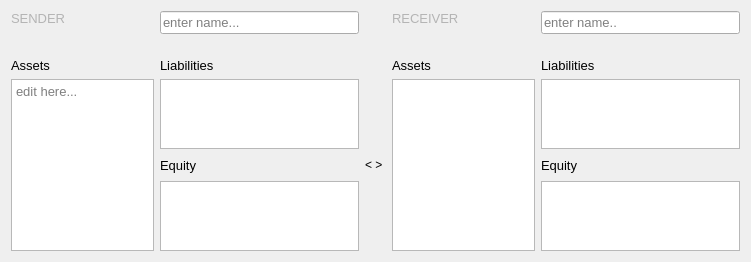
    <widget class="QWidget" name="widget" native="true">
     <property name="geometry">
      <rect>
       <x>10</x>
       <y>30</y>
       <width>751</width>
       <height>251</height>
      </rect>
     </property>
     <layout class="QGridLayout" name="gridLayout_2">
      <item row="11" column="3">
       <spacer name="horizontalSpacer_4">
        <property name="orientation">
         <enum>Qt::Horizontal</enum>
        </property>
        <property name="sizeHint" stdset="0">
         <size>
          <width>40</width>
          <height>20</height>
         </size>
        </property>
       </spacer>
      </item>
      <item row="11" column="4">
       <widget class="QLabel" name="label_18">
        <property name="text">
         <string>   &lt; &gt;   </string>
        </property>
       </widget>
      </item>
      <item row="9" column="5">
       <widget class="QLabel" name="label_4">
        <property name="styleSheet">
         <string notr="true">font-size:10pt</string>
        </property>
        <property name="text">
         <string>Assets</string>
        </property>
       </widget>
      </item>
      <item row="10" column="2">
       <widget class="QTextEdit" name="LiabilityListLeft">
        <property name="styleSheet">
         <string notr="true">font-size:10pt;</string>
        </property>
        <property name="tabChangesFocus">
         <bool>true</bool>
        </property>
       </widget>
      </item>
      <item row="10" column="5" rowspan="3" colspan="2">
       <widget class="QTextEdit" name="AssetListRight">
        <property name="styleSheet">
         <string notr="true">font-size:10pt;</string>
        </property>
        <property name="tabChangesFocus">
         <bool>true</bool>
        </property>
       </widget>
      </item>
      <item row="10" column="7">
       <widget class="QTextEdit" name="LiabilityListRight">
        <property name="styleSheet">
         <string notr="true">font-size:10pt;</string>
        </property>
        <property name="tabChangesFocus">
         <bool>true</bool>
        </property>
       </widget>
      </item>
      <item row="11" column="2">
       <widget class="QLabel" name="label_5">
        <property name="styleSheet">
         <string notr="true">font-size:10pt</string>
        </property>
        <property name="text">
         <string>Equity</string>
        </property>
       </widget>
      </item>
      <item row="11" column="7">
       <widget class="QLabel" name="label_19">
        <property name="styleSheet">
         <string notr="true">font-size:10pt</string>
        </property>
        <property name="text">
         <string>Equity</string>
        </property>
       </widget>
      </item>
      <item row="12" column="2">
       <widget class="QTextEdit" name="EquityListLeft">
        <property name="styleSheet">
         <string notr="true">font-size:10pt;</string>
        </property>
        <property name="tabChangesFocus">
         <bool>true</bool>
        </property>
       </widget>
      </item>
      <item row="2" column="5">
       <widget class="QLabel" name="agent1Label_3">
        <property name="font">
         <font>
          <pointsize>10</pointsize>
          <weight>1</weight>
          <bold>false</bold>
         </font>
        </property>
        <property name="styleSheet">
         <string notr="true">color: rgb(180, 180, 180);
font-size:10pt;</string>
        </property>
        <property name="text">
         <string>RECEIVER</string>
        </property>
       </widget>
      </item>
      <item row="12" column="7">
       <widget class="QTextEdit" name="EquityListRight">
        <property name="styleSheet">
         <string notr="true">font-size:10pt;</string>
        </property>
        <property name="tabChangesFocus">
         <bool>true</bool>
        </property>
       </widget>
      </item>
      <item row="9" column="7">
       <widget class="QLabel" name="label_3">
        <property name="styleSheet">
         <string notr="true">font-size:10pt</string>
        </property>
        <property name="text">
         <string>Liabilities</string>
        </property>
       </widget>
      </item>
      <item row="9" column="0">
       <widget class="QLabel" name="label">
        <property name="styleSheet">
         <string notr="true">font-size:10pt</string>
        </property>
        <property name="text">
         <string>Assets</string>
        </property>
       </widget>
      </item>
      <item row="9" column="2">
       <widget class="QLabel" name="label_2">
        <property name="styleSheet">
         <string notr="true">font-size:10pt</string>
        </property>
        <property name="text">
         <string>Liabilities</string>
        </property>
       </widget>
      </item>
      <item row="10" column="0" rowspan="3" colspan="2">
       <widget class="QTextEdit" name="AssetListLeft">
        <property name="styleSheet">
         <string notr="true">font-size:10pt;</string>
        </property>
        <property name="tabChangesFocus">
         <bool>true</bool>
        </property>
        <property name="placeholderText">
         <string>edit here...</string>
        </property>
       </widget>
      </item>
      <item row="2" column="0">
       <widget class="QLabel" name="agent1Label_2">
        <property name="font">
         <font>
          <pointsize>10</pointsize>
          <weight>1</weight>
          <bold>false</bold>
         </font>
        </property>
        <property name="styleSheet">
         <string notr="true">color: rgb(180, 180, 180);
font-size:10pt;</string>
        </property>
        <property name="text">
         <string>SENDER</string>
        </property>
       </widget>
      </item>
      <item row="2" column="7" rowspan="2">
       <widget class="QLineEdit" name="agent2Edit">
        <property name="font">
         <font>
          <pointsize>10</pointsize>
          <weight>1</weight>
          <bold>false</bold>
         </font>
        </property>
        <property name="styleSheet">
         <string notr="true">font-size:10pt;</string>
        </property>
        <property name="text">
         <string/>
        </property>
        <property name="placeholderText">
         <string>enter name..</string>
        </property>
       </widget>
      </item>
      <item row="2" column="2" rowspan="2">
       <widget class="QLineEdit" name="agent1Edit">
        <property name="font">
         <font>
          <pointsize>10</pointsize>
          <weight>1</weight>
          <bold>false</bold>
         </font>
        </property>
        <property name="styleSheet">
         <string notr="true">font-size:10pt;</string>
        </property>
        <property name="text">
         <string/>
        </property>
        <property name="placeholderText">
         <string>enter name...</string>
        </property>
       </widget>
      </item>
      <item row="4" column="7" rowspan="2">
       <spacer name="verticalSpacer_6">
        <property name="orientation">
         <enum>Qt::Vertical</enum>
        </property>
        <property name="sizeHint" stdset="0">
         <size>
          <width>20</width>
          <height>40</height>
         </size>
        </property>
       </spacer>
      </item>
      <item row="4" column="2" rowspan="3">
       <spacer name="verticalSpacer_5">
        <property name="orientation">
         <enum>Qt::Vertical</enum>
        </property>
        <property name="sizeHint" stdset="0">
         <size>
          <width>20</width>
          <height>40</height>
         </size>
        </property>
       </spacer>
      </item>
      <item row="1" column="0">
       <spacer name="verticalSpacer_7">
        <property name="orientation">
         <enum>Qt::Vertical</enum>
        </property>
        <property name="sizeHint" stdset="0">
         <size>
          <width>20</width>
          <height>40</height>
         </size>
        </property>
       </spacer>
      </item>
      <item row="0" column="1">
       <spacer name="verticalSpacer_8">
        <property name="orientation">
         <enum>Qt::Vertical</enum>
        </property>
        <property name="sizeHint" stdset="0">
         <size>
          <width>20</width>
          <height>40</height>
         </size>
        </property>
       </spacer>
      </item>
     </layout>
    </widget>
